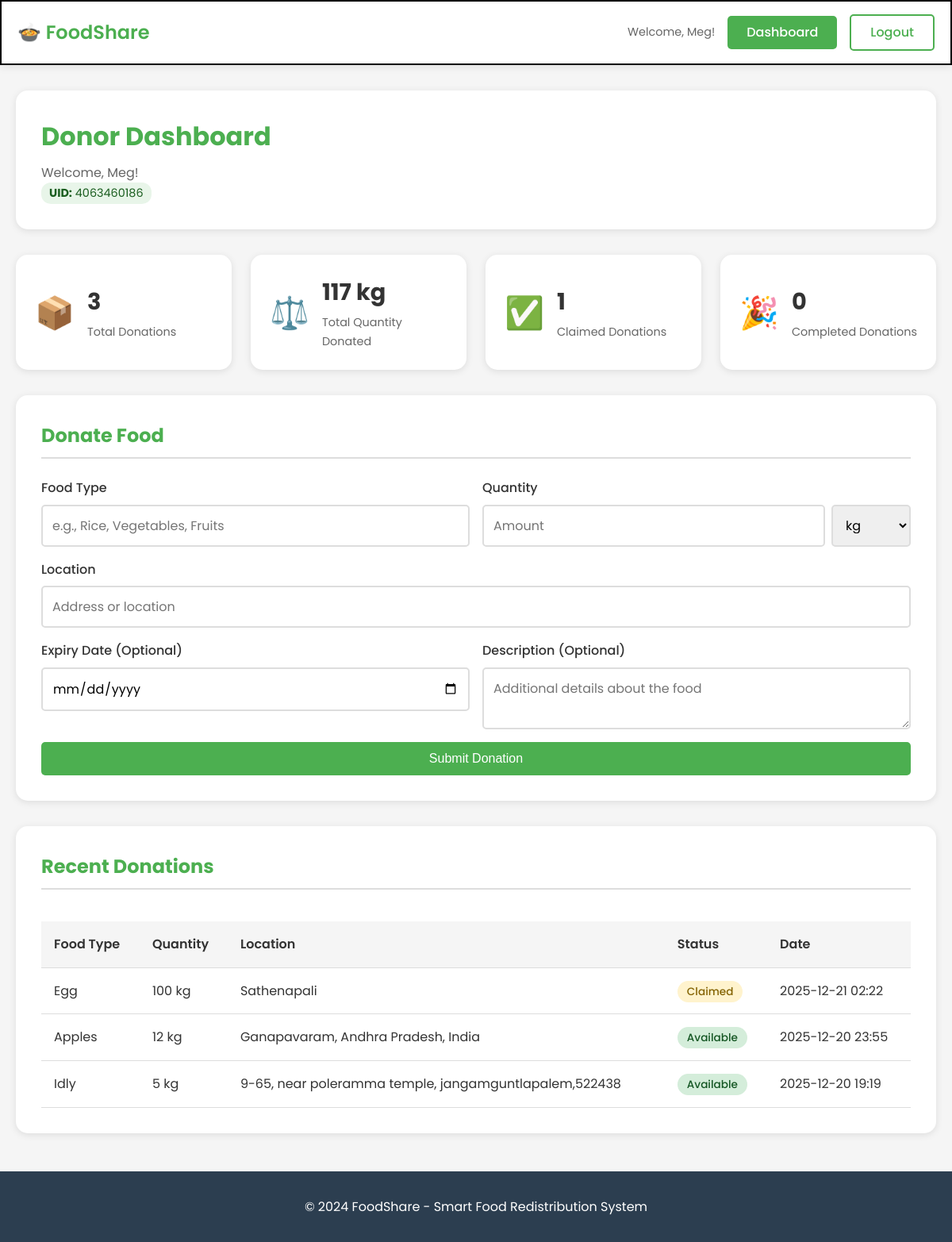
The app's page /donor/dashboard (signed in) with its own data.
### app.py (models this page shows)
class User(db.Model):
    id = db.Column(db.Integer, primary_key=True)
    username = db.Column(db.String(80), unique=True, nullable=False)
    email = db.Column(db.String(120), unique=True, nullable=False)
    password = db.Column(db.String(200), nullable=False)
    user_type = db.Column(db.String(20), nullable=False)  # 'donor', 'receiver', 'admin'
    organization_name = db.Column(db.String(200))
    phone = db.Column(db.String(20))
    address = db.Column(db.Text)
    created_at = db.Column(db.DateTime, default=datetime.utcnow)
    unique_id = db.Column(db.String(10), unique=True, nullable=True)  # New 10-digit UID
    donations = db.relationship('Donation', foreign_keys='Donation.donor_id', backref='donor', lazy=True)
    requests = db.relationship('FoodRequest', backref='receiver', lazy=True)
    claimed_donations = db.relationship('Donation', foreign_keys='Donation.claimed_by', backref='claimer', lazy=True)

class Donation(db.Model):
    id = db.Column(db.Integer, primary_key=True)
    donor_id = db.Column(db.Integer, db.ForeignKey('user.id'), nullable=False)
    food_type = db.Column(db.String(100), nullable=False)
    quantity = db.Column(db.Integer, nullable=False)
    quantity_unit = db.Column(db.String(20), default='kg')
    description = db.Column(db.Text)
    location = db.Column(db.String(200), nullable=False)
    expiry_date = db.Column(db.Date)
    status = db.Column(db.String(20), default='available')  # 'available', 'claimed', 'completed'
    created_at = db.Column(db.DateTime, default=datetime.utcnow)
    claimed_by = db.Column(db.Integer, db.ForeignKey('user.id'), nullable=True)
    claimed_at = db.Column(db.DateTime, nullable=True)

### app.py (the view)
@app.route('/donor/dashboard')
@login_required
@role_required('donor')
def donor_dashboard():
    user = db.session.get(User, session['user_id'])
    total_donations = Donation.query.filter_by(donor_id=user.id).count()
    total_quantity = db.session.query(db.func.sum(Donation.quantity)).filter_by(donor_id=user.id).scalar() or 0
    claimed_donations = Donation.query.filter_by(donor_id=user.id, status='claimed').count()
    completed_donations = Donation.query.filter_by(donor_id=user.id, status='completed').count()
    recent_donations = Donation.query.filter_by(donor_id=user.id).order_by(Donation.created_at.desc()).limit(10).all()
    six_months_ago = datetime.utcnow() - timedelta(days=180)
    monthly_data = db.session.query(
        db.func.strftime('%Y-%m', Donation.created_at).label('month'),
        db.func.sum(Donation.quantity).label('total')
    ).filter(
        Donation.donor_id == user.id,
        Donation.created_at >= six_months_ago
    ).group_by('month').all()
    return render_template('donor_dashboard.html',
                         user=user,
                         total_donations=total_donations,
                         total_quantity=total_quantity,
                         claimed_donations=claimed_donations,
                         completed_donations=completed_donations,
                         recent_donations=recent_donations,
                         monthly_data=monthly_data)

### app.py (called while the page is built)
def login_required(f):
    @wraps(f)
    def decorated_function(*args, **kwargs):
        if 'user_id' not in session:
            return redirect(url_for('index'))
        user = db.session.get(User, session['user_id'])
        if not user:
            session.clear()
            flash('Session expired or invalid. Please login again.', 'warning')
            return redirect(url_for('index'))
        return f(*args, **kwargs)
    return decorated_function

def role_required(role):
    def decorator(f):
        @wraps(f)
        def decorated_function(*args, **kwargs):
            if 'user_type' not in session or session['user_type'] != role:
                flash('Access denied. You do not have permission to access this page.', 'danger')
                return redirect(url_for('index'))
            return f(*args, **kwargs)
        return decorated_function
    return decorator

### templates/donor_dashboard.html (shortened to what this page needs)
{% extends "base.html" %}
{% block content %}
<div class="dashboard-header">
    <h1>Donor Dashboard</h1>
    <p>Welcome, {{ user.username }}!</p>
    <p class="user-uid"
        style="background: #e8f5e9; display: inline-block; padding: 2px 10px; border-radius: 12px; font-size: 0.9rem; color: #1b5e20;">
        <strong>UID:</strong> {{ user.unique_id }}
    </p>
</div>
<div class="stats-grid">
    <div class="stat-card">
        <div class="stat-icon">📦</div>
        <div class="stat-content">
            <h3>{{ total_donations }}</h3>
            <p>Total Donations</p>
        </div>
    </div>
    <div class="stat-card">
        <div class="stat-icon">⚖️</div>
        <div class="stat-content">
            <h3>{{ total_quantity }} kg</h3>
            <p>Total Quantity Donated</p>
        </div>
    </div>
    <div class="stat-card">
        <div class="stat-icon">✅</div>
        <div class="stat-content">
            <h3>{{ claimed_donations }}</h3>
            <p>Claimed Donations</p>
        </div>
    </div>
    <div class="stat-card">
        <div class="stat-icon">🎉</div>
        <div class="stat-content">
            <h3>{{ completed_donations }}</h3>
            <p>Completed Donations</p>
        </div>
    </div>
</div>
<div class="dashboard-section">
    <h2>Donate Food</h2>
    <form action="{{ url_for('donate_food') }}" method="POST" class="donate-form">
        <div class="form-row">
            <div class="form-group">
                <label>Food Type</label>
                <input type="text" name="food_type" placeholder="e.g., Rice, Vegetables, Fruits" required>
            </div>
            <div class="form-group">
                <label>Quantity</label>
                <div class="quantity-input">
                    <input type="number" name="quantity" placeholder="Amount" required>
                    <select name="quantity_unit">
                        <option value="kg">kg</option>
                    </select>
                </div>
            </div>
        </div>
        <div class="form-group">
            <label>Location</label>
            <input type="text" name="location" placeholder="Address or location" required>
        </div>
        <div class="form-row">
            <div class="form-group">
                <label>Expiry Date (Optional)</label>
                <input type="date" name="expiry_date">
            </div>
            <div class="form-group">
                <label>Description (Optional)</label>
                <textarea name="description" rows="2" placeholder="Additional details about the food"></textarea>
            </div>
        </div>
        <button type="submit" class="btn btn-primary">Submit Donation</button>
    </form>
</div>
<div class="dashboard-section">
    <h2>Recent Donations</h2>
    {% if recent_donations %}
    <div class="table-container">
        <table class="data-table">
            <thead>
                <tr>
                    <th>Food Type</th>
                    <th>Quantity</th>
                    <th>Location</th>
                    <th>Status</th>
                    <th>Date</th>
                </tr>
            </thead>
            <tbody>
                {% for donation in recent_donations %}
                <tr>
                    <td>{{ donation.food_type }}</td>
                    <td>{{ donation.quantity }} {{ donation.quantity_unit }}</td>
                    <td>{{ donation.location }}</td>
                    <td><span class="status-badge status-{{ donation.status }}">{{ donation.status|title }}</span></td>
                    <td>{{ donation.created_at.strftime('%Y-%m-%d %H:%M') }}</td>
                </tr>
                {% endfor %}
            </tbody>
        </table>
    </div>
    {% else %}
    <p class="empty-state">No donations yet. Start by donating food above!</p>
    {% endif %}
</div>
{% endblock %}

### templates/base.html (shortened to what this page needs)
<!DOCTYPE html>
<html lang="en">
<head>
    <link rel="stylesheet" href="{{ url_for('static', filename='style.css') }}">
</head>
<body>
    <nav class="navbar">
        <div class="container">
            <div class="nav-brand">
                <h2>🍲 FoodShare</h2>
            </div>
            <div class="nav-links">
                {% if session.user_id %}
                    <span class="user-info">Welcome, {{ session.username }}!</span>
                    <a href="{{ url_for('dashboard') }}" class="btn-nav">Dashboard</a>
                    <a href="{{ url_for('logout') }}" class="btn-nav btn-outline">Logout</a>
                {% else %}
                    <a href="{{ url_for('index') }}" class="btn-nav">Home</a>
                    <a href="{{ url_for('register') }}" class="btn-nav btn-outline">Register</a>
                {% endif %}
            </div>
        </div>
    </nav>
    <div class="flash-messages">
    </div>
    <main class="container">
        {% block content %}{% endblock %}
    </main>
    <footer>
        <div class="container">
            <p>&copy; 2024 FoodShare - Smart Food Redistribution System</p>
        </div>
    </footer>
</body>
</html>

### static/style.css (style rules this page uses)
* { margin: 0; padding: 0; box-sizing: border-box; }
:root { --primary-color: #4CAF50; --primary-dark: #45a049; --secondary-color: #FF9800; --danger-color: #f44336; --success-color: #4CAF50; --info-color: #2196F3; --warning-color: #ff9800; --dark-bg: #2c3e50; --light-bg: #f5f5f5; --white: #ffffff; --text-dark: #333; --text-light: #666; --border-color: #ddd; --shadow: 0 2px 10px rgba(0, 0, 0, 0.1); --shadow-lg: 0 4px 20px rgba(0, 0, 0, 0.15); }
body { font-family: 'Poppins', sans-serif; background-color: #f5f5f5; min-height: 100vh; color: var(--text-dark); line-height: 1.6; }
.container { max-width: 1350px; margin: 0 auto; padding: 0 20px; }
.navbar { background: var(--white); box-shadow: var(--shadow); padding: 1rem 0; border: 2px solid black; position: sticky; top: 0; z-index: 1000; }
.navbar .container { display: flex; justify-content: space-between; align-items: center; }
.nav-brand h2 { color: var(--primary-color); font-weight: 600; }
.nav-links { display: flex; align-items: center; gap: 1rem; }
.user-info { color: var(--text-light); font-size: 0.9rem; }
.btn-nav { padding: 0.5rem 1.5rem; text-decoration: none; border-radius: 5px; transition: all 0.3s; font-weight: 500; }
.btn-nav:not(.btn-outline) { background: var(--primary-color); color: var(--white); }
.btn-nav.btn-outline { background: transparent; color: var(--primary-color); border: 2px solid var(--primary-color); }
.flash-messages { padding: 1rem 0; }
.form-row { display: grid; grid-template-columns: repeat(auto-fit, minmax(250px, 1fr)); gap: 1rem; }
.form-group { display: flex; flex-direction: column; gap: 0.5rem; }
.form-group label { font-weight: 500; color: var(--text-dark); }
.form-group input, .form-group select, .form-group textarea { padding: 0.75rem; border: 2px solid var(--border-color); border-radius: 5px; font-size: 1rem; font-family: inherit; transition: border-color 0.3s; }
.btn { padding: 0.75rem 1.5rem; border: none; border-radius: 5px; font-size: 1rem; font-weight: 500; cursor: pointer; transition: all 0.3s; text-decoration: none; display: inline-block; text-align: center; }
.btn-primary { background: var(--primary-color); color: var(--white); }
.btn-outline { background: transparent; color: var(--primary-color); border: 2px solid var(--primary-color); }
main { min-height: calc(100vh - 200px); padding: 2rem 0; }
.dashboard-header { background: var(--white); padding: 2rem; border-radius: 15px; box-shadow: var(--shadow); margin-bottom: 2rem; }
.dashboard-header h1 { color: var(--primary-color); margin-bottom: 0.5rem; }
.dashboard-header p { color: var(--text-light); }
.stats-grid { display: grid; grid-template-columns: repeat(auto-fit, minmax(200px, 1fr)); gap: 1.5rem; margin-bottom: 2rem; }
.stat-card { background: var(--white); padding: 1.5rem; border-radius: 15px; box-shadow: var(--shadow); display: flex; align-items: center; gap: 1rem; transition: transform 0.3s, box-shadow 0.3s; }
.stat-icon { font-size: 2.5rem; }
.stat-content h3 { font-size: 1.8rem; color: var(--text-dark); margin-bottom: 0.25rem; }
.stat-content p { color: var(--text-light); font-size: 0.9rem; }
.dashboard-section { background: var(--white); padding: 2rem; border-radius: 15px; box-shadow: var(--shadow); margin-bottom: 2rem; }
.dashboard-section h2 { color: var(--primary-color); margin-bottom: 1.5rem; padding-bottom: 0.5rem; border-bottom: 2px solid var(--border-color); }
.donate-form { display: flex; flex-direction: column; gap: 1rem; }
.quantity-input { display: flex; gap: 0.5rem; }
.quantity-input input { flex: 1; }
.quantity-input select { width: 100px; }
.table-container { overflow-x: auto; }
.data-table { width: 100%; border-collapse: collapse; margin-top: 1rem; }
.data-table thead { background: var(--light-bg); }
.data-table th, .data-table td { padding: 1rem; text-align: left; border-bottom: 1px solid var(--border-color); }
.data-table th { font-weight: 600; color: var(--text-dark); }
.status-badge { padding: 0.25rem 0.75rem; border-radius: 20px; font-size: 0.85rem; font-weight: 500; }
.status-available { background: #d4edda; color: #155724; }
.status-claimed { background: #fff3cd; color: #856404; }
footer { background: var(--dark-bg); color: var(--white); text-align: center; padding: 2rem 0; margin-top: 3rem; }

### records on screen
User: username "Meg", unique_id "4063460186"
Donation: food_type "Egg", quantity "100", quantity_unit "kg", location "Sathenapali", status "Claimed", created_at "2025-12-21 02:22"
Donation: food_type "Apples", quantity "12", quantity_unit "kg", location "Ganapavaram, Andhra Pradesh, India", status "Available", created_at "2025-12-20 23:55"
Donation: food_type "Idly", quantity "5", quantity_unit "kg", location "9-65, near poleramma temple, jangamguntlapalem,522438", status "Available", created_at "2025-12-20 19:19"

### other values on screen
{{ total_donations }} "3"
{{ total_quantity }} "117"
{{ claimed_donations }} "1"
{{ completed_donations }} "0"
